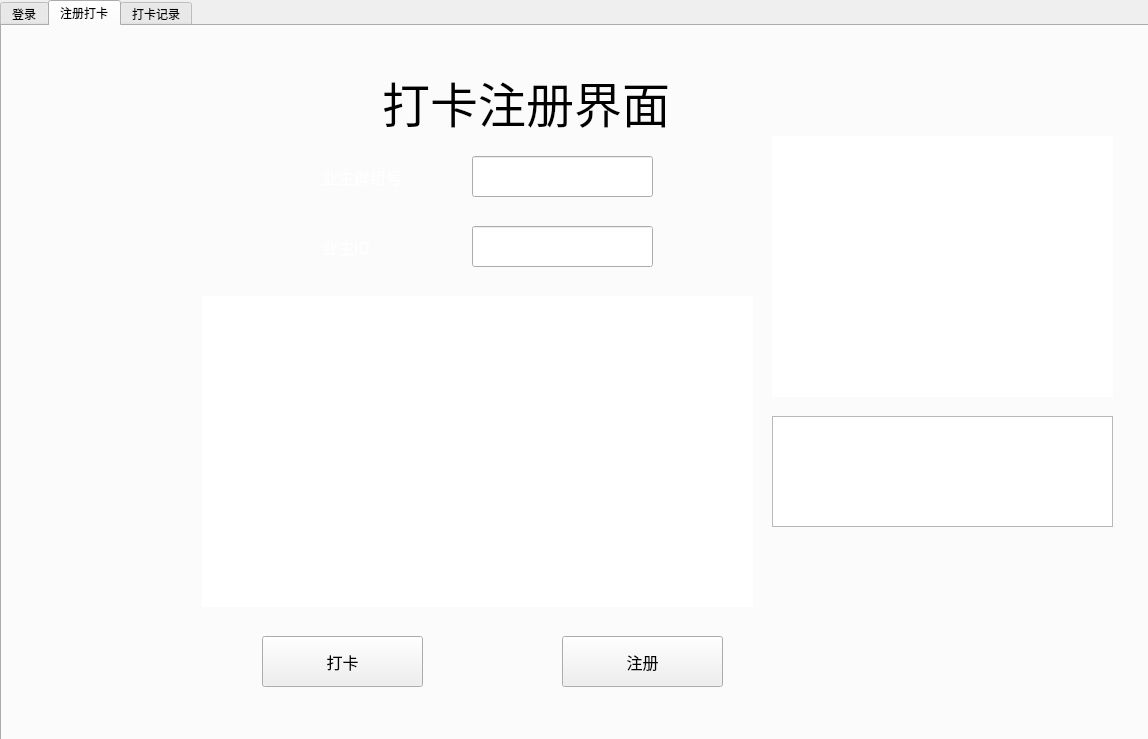
<?xml version="1.0" encoding="UTF-8"?>
<ui version="4.0">
 <class>Widget</class>
 <widget class="QWidget" name="Widget">
  <property name="geometry">
   <rect>
    <x>0</x>
    <y>0</y>
    <width>1148</width>
    <height>739</height>
   </rect>
  </property>
  <property name="windowTitle">
   <string>Widget</string>
  </property>
  <property name="styleSheet">
   <string notr="true"/>
  </property>
  <widget class="QTabWidget" name="tabWidget">
   <property name="geometry">
    <rect>
     <x>0</x>
     <y>0</y>
     <width>1151</width>
     <height>741</height>
    </rect>
   </property>
   <property name="styleSheet">
    <string notr="true">background-image: url(:/back_image.jpg);
background-image: url(:/back_image_01.jpg);
color: rgb(0, 0, 0);</string>
   </property>
   <property name="currentIndex">
    <number>1</number>
   </property>
   <widget class="QWidget" name="tab">
    <attribute name="icon">
     <iconset theme="QIcon::ThemeIcon::ContactNew"/>
    </attribute>
    <attribute name="title">
     <string>登录</string>
    </attribute>
    <widget class="QLineEdit" name="lineEdit">
     <property name="geometry">
      <rect>
       <x>500</x>
       <y>260</y>
       <width>321</width>
       <height>81</height>
      </rect>
     </property>
     <property name="font">
      <font>
       <pointsize>16</pointsize>
      </font>
     </property>
     <property name="text">
      <string>192.168.163.128</string>
     </property>
    </widget>
    <widget class="QLabel" name="label">
     <property name="geometry">
      <rect>
       <x>350</x>
       <y>270</y>
       <width>61</width>
       <height>51</height>
      </rect>
     </property>
     <property name="font">
      <font>
       <pointsize>18</pointsize>
      </font>
     </property>
     <property name="styleSheet">
      <string notr="true">color: rgb(255, 255, 255);</string>
     </property>
     <property name="text">
      <string>IP </string>
     </property>
    </widget>
    <widget class="QLabel" name="label_2">
     <property name="geometry">
      <rect>
       <x>350</x>
       <y>390</y>
       <width>61</width>
       <height>51</height>
      </rect>
     </property>
     <property name="font">
      <font>
       <pointsize>14</pointsize>
      </font>
     </property>
     <property name="styleSheet">
      <string notr="true">color: rgb(255, 255, 255);</string>
     </property>
     <property name="text">
      <string>PORT</string>
     </property>
    </widget>
    <widget class="QLineEdit" name="lineEdit_2">
     <property name="geometry">
      <rect>
       <x>500</x>
       <y>360</y>
       <width>321</width>
       <height>91</height>
      </rect>
     </property>
     <property name="font">
      <font>
       <pointsize>16</pointsize>
      </font>
     </property>
     <property name="text">
      <string>65432</string>
     </property>
    </widget>
    <widget class="QPushButton" name="pushButton">
     <property name="geometry">
      <rect>
       <x>370</x>
       <y>510</y>
       <width>381</width>
       <height>61</height>
      </rect>
     </property>
     <property name="font">
      <font>
       <pointsize>14</pointsize>
       <bold>true</bold>
      </font>
     </property>
     <property name="layoutDirection">
      <enum>Qt::LayoutDirection::LeftToRight</enum>
     </property>
     <property name="text">
      <string>登录</string>
     </property>
    </widget>
    <widget class="QLabel" name="label_7">
     <property name="geometry">
      <rect>
       <x>50</x>
       <y>150</y>
       <width>241</width>
       <height>371</height>
      </rect>
     </property>
     <property name="styleSheet">
      <string notr="true">background-color: rgb(255, 255, 255);</string>
     </property>
     <property name="text">
      <string>pic_01</string>
     </property>
    </widget>
    <widget class="QLabel" name="label_8">
     <property name="geometry">
      <rect>
       <x>430</x>
       <y>80</y>
       <width>381</width>
       <height>131</height>
      </rect>
     </property>
     <property name="font">
      <font>
       <pointsize>48</pointsize>
      </font>
     </property>
     <property name="styleSheet">
      <string notr="true">background-image: url(:/back_image.jpg);
color: rgb(255, 255, 255);</string>
     </property>
     <property name="text">
      <string>  登陆界面</string>
     </property>
    </widget>
    <widget class="QRadioButton" name="radioButton">
     <property name="geometry">
      <rect>
       <x>930</x>
       <y>180</y>
       <width>118</width>
       <height>23</height>
      </rect>
     </property>
     <property name="text">
      <string>Change</string>
     </property>
    </widget>
    <widget class="QRadioButton" name="radioButton_2">
     <property name="geometry">
      <rect>
       <x>930</x>
       <y>220</y>
       <width>118</width>
       <height>23</height>
      </rect>
     </property>
     <property name="text">
      <string>Change</string>
     </property>
    </widget>
    <widget class="QLabel" name="label_12">
     <property name="geometry">
      <rect>
       <x>310</x>
       <y>60</y>
       <width>171</width>
       <height>181</height>
      </rect>
     </property>
     <property name="styleSheet">
      <string notr="true">background-image: url(:/pic_03.png);</string>
     </property>
     <property name="text">
      <string/>
     </property>
    </widget>
    <zorder>label_8</zorder>
    <zorder>lineEdit</zorder>
    <zorder>label</zorder>
    <zorder>label_2</zorder>
    <zorder>lineEdit_2</zorder>
    <zorder>pushButton</zorder>
    <zorder>label_7</zorder>
    <zorder>radioButton</zorder>
    <zorder>radioButton_2</zorder>
    <zorder>label_12</zorder>
   </widget>
   <widget class="QWidget" name="tab_3">
    <attribute name="icon">
     <iconset theme="QIcon::ThemeIcon::CameraWeb"/>
    </attribute>
    <attribute name="title">
     <string>注册打卡</string>
    </attribute>
    <widget class="QLabel" name="label_5">
     <property name="geometry">
      <rect>
       <x>320</x>
       <y>130</y>
       <width>131</width>
       <height>41</height>
      </rect>
     </property>
     <property name="font">
      <font>
       <pointsize>12</pointsize>
      </font>
     </property>
     <property name="styleSheet">
      <string notr="true">color: rgb(255, 255, 255);</string>
     </property>
     <property name="text">
      <string>业主群组号</string>
     </property>
    </widget>
    <widget class="QLineEdit" name="lineEdit_3">
     <property name="geometry">
      <rect>
       <x>470</x>
       <y>130</y>
       <width>181</width>
       <height>41</height>
      </rect>
     </property>
     <property name="font">
      <font>
       <pointsize>12</pointsize>
      </font>
     </property>
     <property name="styleSheet">
      <string notr="true">color: rgb(255, 255, 255);</string>
     </property>
     <property name="text">
      <string>wl</string>
     </property>
    </widget>
    <widget class="QLabel" name="label_6">
     <property name="geometry">
      <rect>
       <x>320</x>
       <y>200</y>
       <width>121</width>
       <height>41</height>
      </rect>
     </property>
     <property name="font">
      <font>
       <pointsize>12</pointsize>
      </font>
     </property>
     <property name="styleSheet">
      <string notr="true">color: rgb(255, 255, 255);</string>
     </property>
     <property name="text">
      <string>业主ID</string>
     </property>
    </widget>
    <widget class="QLineEdit" name="lineEdit_4">
     <property name="geometry">
      <rect>
       <x>470</x>
       <y>200</y>
       <width>181</width>
       <height>41</height>
      </rect>
     </property>
     <property name="font">
      <font>
       <pointsize>12</pointsize>
      </font>
     </property>
     <property name="styleSheet">
      <string notr="true">color: rgb(255, 255, 255);</string>
     </property>
     <property name="text">
      <string>2022007</string>
     </property>
    </widget>
    <widget class="QPushButton" name="pushButton_3">
     <property name="geometry">
      <rect>
       <x>560</x>
       <y>610</y>
       <width>161</width>
       <height>51</height>
      </rect>
     </property>
     <property name="font">
      <font>
       <pointsize>12</pointsize>
      </font>
     </property>
     <property name="text">
      <string>注册</string>
     </property>
    </widget>
    <widget class="QPushButton" name="pushButton_2">
     <property name="geometry">
      <rect>
       <x>260</x>
       <y>610</y>
       <width>161</width>
       <height>51</height>
      </rect>
     </property>
     <property name="font">
      <font>
       <pointsize>12</pointsize>
      </font>
     </property>
     <property name="text">
      <string>打卡</string>
     </property>
    </widget>
    <widget class="QTextEdit" name="textEdit">
     <property name="geometry">
      <rect>
       <x>770</x>
       <y>390</y>
       <width>341</width>
       <height>111</height>
      </rect>
     </property>
     <property name="font">
      <font>
       <pointsize>14</pointsize>
      </font>
     </property>
     <property name="styleSheet">
      <string notr="true"/>
     </property>
    </widget>
    <widget class="QLabel" name="label_3">
     <property name="geometry">
      <rect>
       <x>200</x>
       <y>270</y>
       <width>551</width>
       <height>311</height>
      </rect>
     </property>
     <property name="styleSheet">
      <string notr="true">background-color: rgb(255, 255, 255);</string>
     </property>
     <property name="text">
      <string/>
     </property>
    </widget>
    <widget class="QLabel" name="label_4">
     <property name="geometry">
      <rect>
       <x>770</x>
       <y>110</y>
       <width>341</width>
       <height>261</height>
      </rect>
     </property>
     <property name="styleSheet">
      <string notr="true">background-color: rgb(255, 255, 255);</string>
     </property>
     <property name="text">
      <string/>
     </property>
    </widget>
    <widget class="QLabel" name="label_9">
     <property name="geometry">
      <rect>
       <x>380</x>
       <y>30</y>
       <width>371</width>
       <height>91</height>
      </rect>
     </property>
     <property name="font">
      <font>
       <pointsize>36</pointsize>
      </font>
     </property>
     <property name="text">
      <string>打卡注册界面</string>
     </property>
    </widget>
    <widget class="QLabel" name="label_13">
     <property name="geometry">
      <rect>
       <x>120</x>
       <y>30</y>
       <width>191</width>
       <height>211</height>
      </rect>
     </property>
     <property name="text">
      <string/>
     </property>
    </widget>
   </widget>
   <widget class="QWidget" name="tab_2">
    <attribute name="icon">
     <iconset theme="QIcon::ThemeIcon::MailReplied"/>
    </attribute>
    <attribute name="title">
     <string>打卡记录</string>
    </attribute>
    <widget class="QLabel" name="label_10">
     <property name="geometry">
      <rect>
       <x>270</x>
       <y>60</y>
       <width>321</width>
       <height>101</height>
      </rect>
     </property>
     <property name="font">
      <font>
       <pointsize>28</pointsize>
      </font>
     </property>
     <property name="styleSheet">
      <string notr="true">background-image: url(:/back_image.jpg);
color: rgb(255, 255, 255);</string>
     </property>
     <property name="text">
      <string>    打卡记录</string>
     </property>
    </widget>
    <widget class="QLabel" name="label_11">
     <property name="geometry">
      <rect>
       <x>240</x>
       <y>180</y>
       <width>601</width>
       <height>351</height>
      </rect>
     </property>
     <property name="font">
      <font>
       <pointsize>14</pointsize>
      </font>
     </property>
     <property name="styleSheet">
      <string notr="true">color: rgb(255, 255, 255);</string>
     </property>
     <property name="text">
      <string/>
     </property>
    </widget>
    <widget class="QPushButton" name="pushButton_4">
     <property name="geometry">
      <rect>
       <x>430</x>
       <y>580</y>
       <width>241</width>
       <height>71</height>
      </rect>
     </property>
     <property name="font">
      <font>
       <pointsize>20</pointsize>
      </font>
     </property>
     <property name="text">
      <string>显示</string>
     </property>
    </widget>
    <widget class="QLabel" name="label_14">
     <property name="geometry">
      <rect>
       <x>30</x>
       <y>20</y>
       <width>211</width>
       <height>381</height>
      </rect>
     </property>
     <property name="text">
      <string/>
     </property>
    </widget>
   </widget>
  </widget>
 </widget>
 <resources/>
 <connections/>
</ui>
